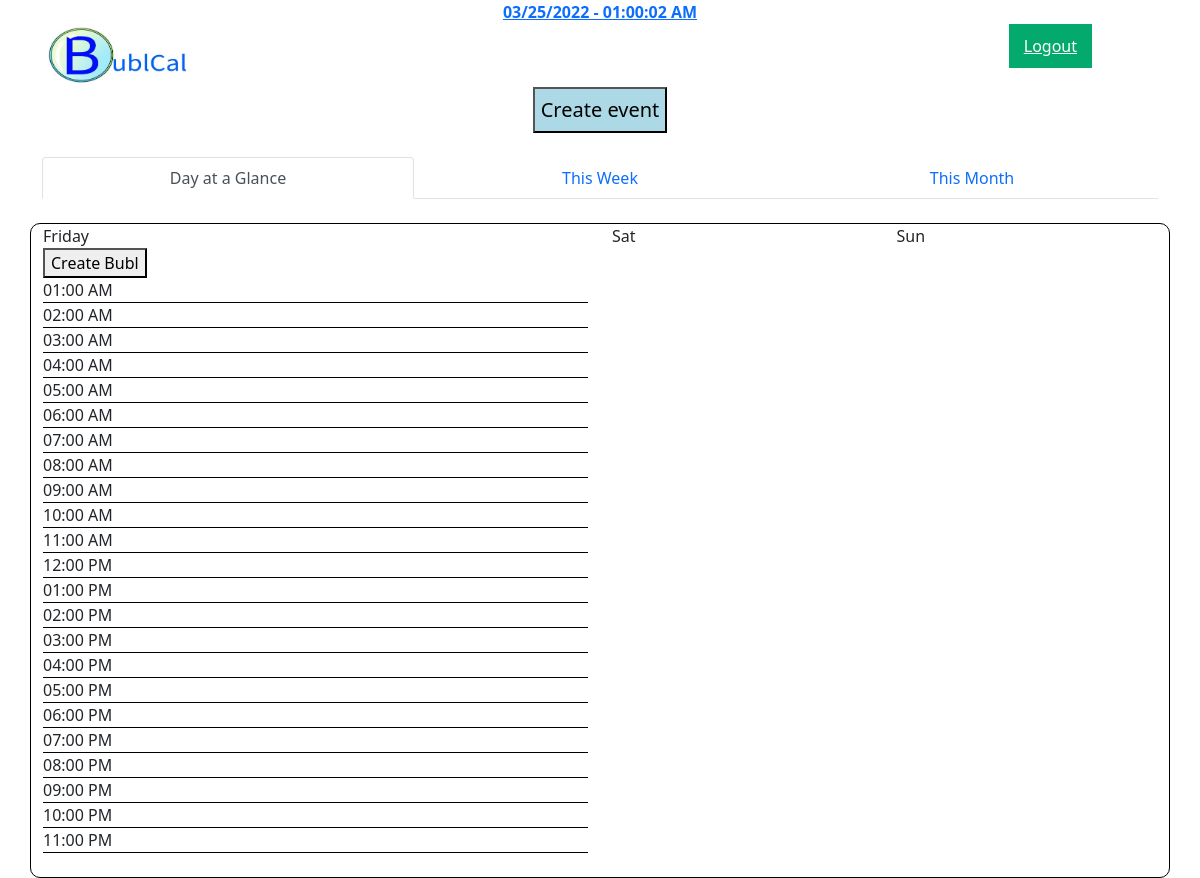
Before: /app/glance/ (signed in) with the older database file.
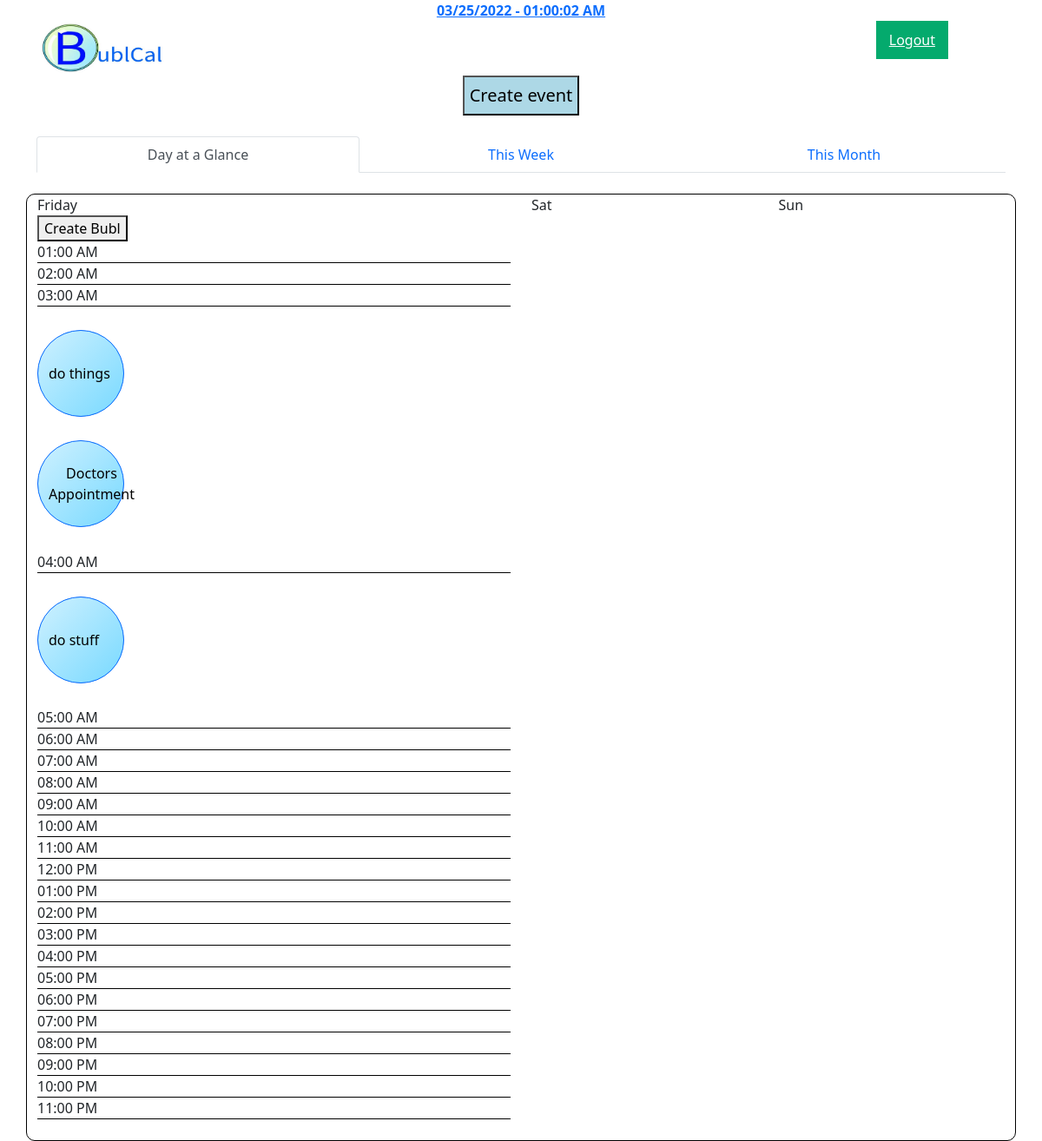
After: the same page with the newer database file.
### app/models.py (models this page shows)
class Bubl(models.Model):
    email = models.ForeignKey(UserData, on_delete=models.CASCADE);
    name = models.CharField(max_length=32);
    note = models.CharField(max_length=32);
    date = models.DateField();
    time = models.TimeField(auto_now=False, auto_now_add=False);
    length = models.IntegerField();

### app/views.py (the view)
# urls.py: path('glance/',             views.glance,       name="glance-view"),
def glance(request):
    result = bublcal_lib.verifyLogin(request);
    if(not result[0]):
        return redirect("index");
    user = result[1];
    today       = datetime.date.today();
    tomorrow    = datetime.date.today() + datetime.timedelta(1);
    overmorrow  = datetime.date.today() + datetime.timedelta(2);
    todayName      = DAY_NAMES[today.weekday()][0];         # Long name
    tomorrowName   = DAY_NAMES[tomorrow.weekday()][1];      # Short name
    overmorrowName = DAY_NAMES[overmorrow.weekday()][1];    # Short name
    currentTime = datetime.datetime.today().time();
    currentHour = currentTime.hour;
    timeSlots = [[currentHour, currentTime.replace(minute=0).strftime("%I:%M %p")]];
    bubls = bublcal_lib.getUserBubbles(user);
    todaysBubls = [];
    tomorrowTasks = 0;
    overmorrowTasks = 0;
    if(bubls != None):
        for bubl in bubls:
            day = bubl.date.day;
            if(day == tomorrow.day):
                tomorrowTasks += 1;
            if(day == overmorrow.day):
                overmorrowTasks += 1;
            if(day == today.day):
                todaysBubls.append(bubl);
    todayTime = datetime.datetime.today();
    for i in range(currentHour + 1, 24):
        newT = todayTime;
        newT = newT.replace(hour=i, minute=0);
        timeSlots.append([i, newT.strftime("%I:%M %p")]);
    args = {
                "loggedIn"  : True,
                "today"     : today,
                "tomorrow"  : tomorrow,
                "overmorrow": overmorrow,
                "today_name"        : todayName,
                "tomorrow_name"     : tomorrowName,
                "overmorrow_name"   : overmorrowName,
                "timeSlots" : timeSlots,
                "bubls" : todaysBubls,
                "tomorrowTasks" : range(tomorrowTasks),
                "overmorrowTasks" : range(overmorrowTasks),
            };
    return render(request, "glance.html", args);

### app/bublcal_lib.py (called while the page is built)
def verifyLogin(request):
    session = request.session;
    if("email" in session):
        if(session["email"] != None):
            email = session["email"]
            return [True, email];
    return [False, None];

def getUserObject(email):
    for user in UserData.objects.all():
        if(user.email == email):
            return user; # Object found
    return None; # No object found

def getUserBubbles(email):
    user = getUserObject(email);
    if(user == None):
        return None;
    bubls = [];
    for bubl in Bubl.objects.all():
        if(bubl.email.email == email):
            bubls.append(bubl);
    return bubls;

### app/templates/glance.html (shortened to what this page needs)
{% extends "base.html" %}
{% load static %}
{% block content %}
    <span class="container pt-4"></span>
    <div class="container container-glance">
        <div class="row">
            <div class="col-6">
                {{ today_name }}
            </div>
            <div class="col">
                {{ tomorrow_name }}
            </div>
            <div class="col">
                {{ overmorrow_name}}
            </div>
        </div>
        <div class="row">
            <div class="col-6">
                <a href="/app/bublcreate"><button>Create Bubl</button></a>
                {% for slot in timeSlots %}
                <div class="timeslot">{{slot.1}}</div>
                {% for bubl in bubls %}
                    {% if bubl.time.hour == slot.0 %}
                    <div style="color: black">
                        <button class="btn btn-primary bubble"
                                type="button"
                                data-bs-toggle="offcanvas"
                                data-bs-target="#offcanvasBottom"
                                aria-controls="offcanvasBottom"
                        >{{ bubl.name }}</button>
                    </div>
                    {% endif %}
                {% endfor %}
                {% endfor %}
                <br>
            </div>
            <div class="col">
            </div>
            <div class="col">
            </div>
        </div>
    </div>
{% endblock content %}

### app/templates/base.html (shortened to what this page needs)
{% load static %}
<!DOCTYPE html>
<html lang="en" xmlns="http://www.w3.org/1999/html">
<head>
    <link href="https://cdn.jsdelivr.net/npm/bootstrap@5.0.2/dist/css/bootstrap.min.css" rel="stylesheet">
</head>
<body>
    <div class="container pb-4">
        <center><b><a class="dateetime" id='ct7' ></a></b></center>
        <a href="../glance"><img src="{% static 'img/logo.jpg' %}" width="150" height="auto" alt="logo"></a>
		{% if loggedIn == True %}
        	<a class="login" href="/app/logout/" > Logout </a>
		{% else %}
			<a class="login" href="/app/login/" > login </a>
        	<a class="signup" href="/app/signup/" > Sign up </a>
		{% endif %}
		<center><button onclick="document.getElementById('calendar-popup').style.display='block'" class="create" style="width:auto;">
            Create event</button></center>
    </div>
    {% include "nav_tabs.html" %}
    {% block content %}{% endblock content %}
    </body>
</html>

### app/templates/nav_tabs.html
{% load static %}
{% url "glance-view" as daily %}
{% url "weekly-view" as weekly %}
{% url "monthly-view" as monthly %}
<div class="container">
    <ul class="nav nav-tabs nav-justified" id="tabs" role="tablist">
        <li class="nav-item">
            <a
                    id="daily1"
                    class="nav-link {% if request.path == daily %} active {%endif%}"
                    href="{{daily}}">Day at a Glance</a>
        </li>
        <li class="nav-item">
            <a
                    id="weekly1"
                    class="nav-link {% if request.path == weekly %} active {%endif%}"
                    href="{{weekly}}">This Week</a>
        </li>
        <li class="nav-item">
            <a
                    id="monthly1"
                    class="nav-link {% if request.path == monthly %} active {%endif%}"
                    href="{{monthly}}">This Month</a>
        </li>
    </ul>
</div>

### app/templates/glance.html (style rules this page uses)
.container-glance { border: 1px solid black; border-radius: 10px; }
.timeslot { border-bottom: 1px solid black; }
.bubble { color: black; background-image: linear-gradient(to bottom right, rgba(207, 241, 255, 1), rgba(120, 217, 255, 1)); border-radius: 50%; display: flex; align-items: center; text-align: center; width: 100px; height: 100px; margin-top: 5%; margin-bottom: 5%; }

### app/templates/base.html (style rules this page uses)
a.signup, a.login { background-color: #04AA6D; color: white; padding: 10px 15px; }
a.login { right: 108px; position: absolute; }
.create { margin: 0em 0em; padding: .3em; font-size: 20px; background: #ADD8E6; }

Changed rows visible on the page:
added Bubl: name "do things", shown under "03:00 AM"
added Bubl: name "Doctors Appointment", shown under "03:00 AM"
added Bubl: name "do stuff", shown under "04:00 AM"
